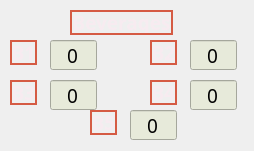
    <widget class="QWidget" name="widget_7" native="true">
     <property name="geometry">
      <rect>
       <x>290</x>
       <y>220</y>
       <width>254</width>
       <height>151</height>
      </rect>
     </property>
     <property name="maximumSize">
      <size>
       <width>254</width>
       <height>151</height>
      </size>
     </property>
     <widget class="QLabel" name="label_30">
      <property name="geometry">
       <rect>
        <x>70</x>
        <y>10</y>
        <width>103</width>
        <height>25</height>
       </rect>
      </property>
      <property name="maximumSize">
       <size>
        <width>103</width>
        <height>25</height>
       </size>
      </property>
      <property name="font">
       <font>
        <family>Corbel</family>
        <pointsize>14</pointsize>
        <weight>75</weight>
        <bold>true</bold>
       </font>
      </property>
      <property name="styleSheet">
       <string notr="true">color: rgb(247, 235, 240);
border: 2px solid rgb(213,91,68)</string>
      </property>
      <property name="text">
       <string>Beverages</string>
      </property>
      <property name="alignment">
       <set>Qt::AlignCenter</set>
      </property>
     </widget>
     <widget class="QLabel" name="label_31">
      <property name="geometry">
       <rect>
        <x>10</x>
        <y>40</y>
        <width>27</width>
        <height>25</height>
       </rect>
      </property>
      <property name="maximumSize">
       <size>
        <width>27</width>
        <height>25</height>
       </size>
      </property>
      <property name="font">
       <font>
        <family>Corbel</family>
        <pointsize>14</pointsize>
        <weight>75</weight>
        <bold>true</bold>
       </font>
      </property>
      <property name="styleSheet">
       <string notr="true">color: rgb(247, 235, 240);
border: 2px solid rgb(213,91,68)</string>
      </property>
      <property name="text">
       <string>B1</string>
      </property>
      <property name="alignment">
       <set>Qt::AlignCenter</set>
      </property>
     </widget>
     <widget class="QLineEdit" name="lineEditB1">
      <property name="geometry">
       <rect>
        <x>50</x>
        <y>40</y>
        <width>47</width>
        <height>30</height>
       </rect>
      </property>
      <property name="maximumSize">
       <size>
        <width>47</width>
        <height>30</height>
       </size>
      </property>
      <property name="font">
       <font>
        <family>Corbel</family>
        <pointsize>14</pointsize>
       </font>
      </property>
      <property name="styleSheet">
       <string notr="true">background-color: rgb(231, 234, 218);</string>
      </property>
      <property name="text">
       <string>0</string>
      </property>
      <property name="alignment">
       <set>Qt::AlignHCenter|Qt::AlignTop</set>
      </property>
     </widget>
     <widget class="QLineEdit" name="lineEditB3">
      <property name="geometry">
       <rect>
        <x>50</x>
        <y>80</y>
        <width>47</width>
        <height>30</height>
       </rect>
      </property>
      <property name="maximumSize">
       <size>
        <width>47</width>
        <height>30</height>
       </size>
      </property>
      <property name="font">
       <font>
        <family>Corbel</family>
        <pointsize>14</pointsize>
       </font>
      </property>
      <property name="styleSheet">
       <string notr="true">background-color: rgb(231, 234, 218);</string>
      </property>
      <property name="text">
       <string>0</string>
      </property>
      <property name="alignment">
       <set>Qt::AlignHCenter|Qt::AlignTop</set>
      </property>
     </widget>
     <widget class="QLineEdit" name="lineEditB2">
      <property name="geometry">
       <rect>
        <x>190</x>
        <y>40</y>
        <width>47</width>
        <height>30</height>
       </rect>
      </property>
      <property name="maximumSize">
       <size>
        <width>47</width>
        <height>30</height>
       </size>
      </property>
      <property name="font">
       <font>
        <family>Corbel</family>
        <pointsize>14</pointsize>
       </font>
      </property>
      <property name="styleSheet">
       <string notr="true">background-color: rgb(231, 234, 218);</string>
      </property>
      <property name="text">
       <string>0</string>
      </property>
      <property name="alignment">
       <set>Qt::AlignHCenter|Qt::AlignTop</set>
      </property>
     </widget>
     <widget class="QLineEdit" name="lineEditB4">
      <property name="geometry">
       <rect>
        <x>190</x>
        <y>80</y>
        <width>47</width>
        <height>30</height>
       </rect>
      </property>
      <property name="maximumSize">
       <size>
        <width>47</width>
        <height>30</height>
       </size>
      </property>
      <property name="font">
       <font>
        <family>Corbel</family>
        <pointsize>14</pointsize>
       </font>
      </property>
      <property name="styleSheet">
       <string notr="true">background-color: rgb(231, 234, 218);</string>
      </property>
      <property name="text">
       <string>0</string>
      </property>
      <property name="alignment">
       <set>Qt::AlignHCenter|Qt::AlignTop</set>
      </property>
     </widget>
     <widget class="QLineEdit" name="lineEditB5">
      <property name="geometry">
       <rect>
        <x>130</x>
        <y>110</y>
        <width>47</width>
        <height>30</height>
       </rect>
      </property>
      <property name="maximumSize">
       <size>
        <width>47</width>
        <height>30</height>
       </size>
      </property>
      <property name="font">
       <font>
        <family>Corbel</family>
        <pointsize>14</pointsize>
       </font>
      </property>
      <property name="styleSheet">
       <string notr="true">background-color: rgb(231, 234, 218);</string>
      </property>
      <property name="text">
       <string>0</string>
      </property>
      <property name="alignment">
       <set>Qt::AlignHCenter|Qt::AlignTop</set>
      </property>
     </widget>
     <widget class="QLabel" name="label_32">
      <property name="geometry">
       <rect>
        <x>10</x>
        <y>80</y>
        <width>27</width>
        <height>25</height>
       </rect>
      </property>
      <property name="maximumSize">
       <size>
        <width>27</width>
        <height>25</height>
       </size>
      </property>
      <property name="font">
       <font>
        <family>Corbel</family>
        <pointsize>14</pointsize>
        <weight>75</weight>
        <bold>true</bold>
       </font>
      </property>
      <property name="styleSheet">
       <string notr="true">color: rgb(247, 235, 240);
border: 2px solid rgb(213,91,68)</string>
      </property>
      <property name="text">
       <string>B3</string>
      </property>
      <property name="alignment">
       <set>Qt::AlignCenter</set>
      </property>
     </widget>
     <widget class="QLabel" name="label_33">
      <property name="geometry">
       <rect>
        <x>150</x>
        <y>40</y>
        <width>27</width>
        <height>25</height>
       </rect>
      </property>
      <property name="maximumSize">
       <size>
        <width>27</width>
        <height>25</height>
       </size>
      </property>
      <property name="font">
       <font>
        <family>Corbel</family>
        <pointsize>14</pointsize>
        <weight>75</weight>
        <bold>true</bold>
       </font>
      </property>
      <property name="styleSheet">
       <string notr="true">color: rgb(247, 235, 240);
border: 2px solid rgb(213,91,68)</string>
      </property>
      <property name="text">
       <string>B2</string>
      </property>
      <property name="alignment">
       <set>Qt::AlignCenter</set>
      </property>
     </widget>
     <widget class="QLabel" name="label_34">
      <property name="geometry">
       <rect>
        <x>90</x>
        <y>110</y>
        <width>27</width>
        <height>25</height>
       </rect>
      </property>
      <property name="maximumSize">
       <size>
        <width>27</width>
        <height>25</height>
       </size>
      </property>
      <property name="font">
       <font>
        <family>Corbel</family>
        <pointsize>14</pointsize>
        <weight>75</weight>
        <bold>true</bold>
       </font>
      </property>
      <property name="styleSheet">
       <string notr="true">color: rgb(247, 235, 240);
border: 2px solid rgb(213,91,68)</string>
      </property>
      <property name="text">
       <string>B5</string>
      </property>
      <property name="alignment">
       <set>Qt::AlignCenter</set>
      </property>
     </widget>
     <widget class="QLabel" name="label_35">
      <property name="geometry">
       <rect>
        <x>150</x>
        <y>80</y>
        <width>27</width>
        <height>25</height>
       </rect>
      </property>
      <property name="maximumSize">
       <size>
        <width>27</width>
        <height>25</height>
       </size>
      </property>
      <property name="font">
       <font>
        <family>Corbel</family>
        <pointsize>14</pointsize>
        <weight>75</weight>
        <bold>true</bold>
       </font>
      </property>
      <property name="styleSheet">
       <string notr="true">color: rgb(247, 235, 240);
border: 2px solid rgb(213,91,68)</string>
      </property>
      <property name="text">
       <string>B4</string>
      </property>
      <property name="alignment">
       <set>Qt::AlignCenter</set>
      </property>
     </widget>
    </widget>
